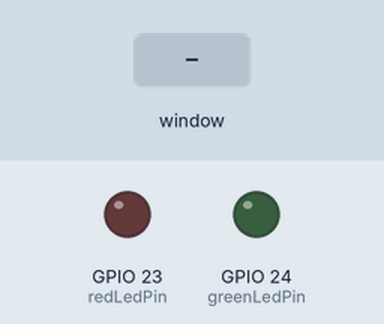
This program was run on a simulated Raspberry Pi (BCM pin numbers). Shown: output pins drawn as LEDs (lit = HIGH). The inputs (shaded band) are chosen by the test bench. The desktop window is not drawn, its controls go by their first labels and the mouse button is held 0.15 s.

Above: at 1.2 s.
1.3 s: control labelled "on" in the window clicked
At 1.8 s:
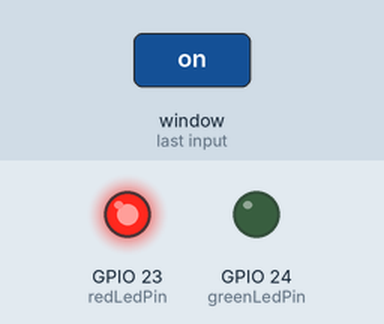
2.8 s: control no. 2 labelled "on" in the window clicked
At 4.0 s:
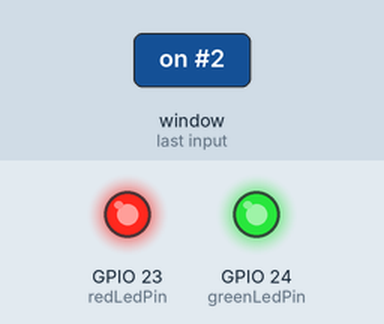
4.3 s: control labelled "off" in the window clicked
At 5.3 s:
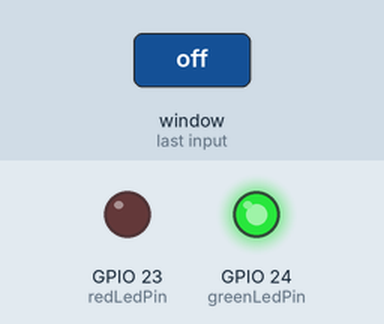
5.8 s: control no. 2 labelled "off" in the window clicked
At 6.5 s:
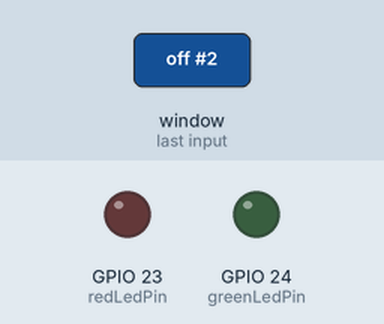
Timing chart, 0 to 8.3 s (numbered marks = the images above; inputs shaded):
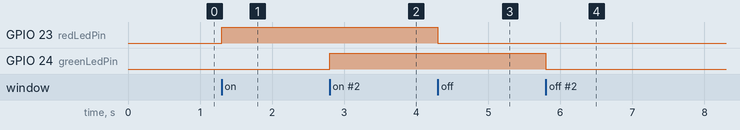

The program:

main23.py
```python
import tkinter
import tkinter.font
from gpiozero import LED

redLedPin = LED(23)
greenLedPin = LED(24)

def redLedOn():
    redLedPin.on()

def redLedOff():
    redLedPin.off()

def greenLedOn():
    greenLedPin.on()

def greenLedOff():
    greenLedPin.off()

window = tkinter.Tk()
window.title("LED FAN CONTROL")
window.geometry("400x400")
window.resizable(False,False)

font = tkinter.font.Font(size = 15)
redLedLabel=tkinter.Label(window, text="RED LED", font=font)
redLedOnBtn = tkinter.Button(window, width = 6, height = 2, text="on", command=redLedOn)
redLedOffBtn = tkinter.Button(window, width = 6, height = 2, text="off", command=redLedOff)
greenLedLabel=tkinter.Label(window, text="GREEN LED", font=font)
greenLedOnBtn = tkinter.Button(window, width = 6, height = 2, text="on", command=greenLedOn)
greenLedOffBtn = tkinter.Button(window, width = 6, height = 2, text="off", command=greenLedOff)

redLedLabel.grid(row = 0, column = 0)
redLedOnBtn.grid(row = 0, column = 1)
redLedOffBtn.grid(row = 0, column = 2)
greenLedLabel.grid(row = 1, column = 0)
greenLedOnBtn.grid(row = 1, column = 1)
greenLedOffBtn.grid(row = 1, column = 2)

window.mainloop()
```

Measured:
- after the input at 1.3 s, GPIO 23 (redLedPin): LOW → HIGH at once
- after the input at 2.8 s, GPIO 24 (greenLedPin): LOW → HIGH at once
- after the input at 4.3 s, GPIO 23 (redLedPin): HIGH → LOW at once
- after the input at 5.8 s, GPIO 24 (greenLedPin): HIGH → LOW at once
